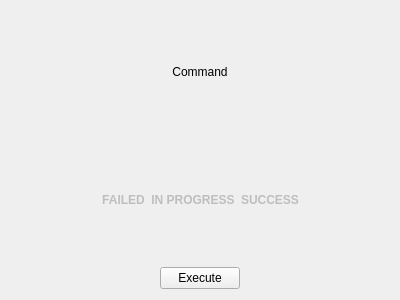
<?xml version="1.0" encoding="UTF-8"?>
<ui version="4.0">
 <class>QLinCommandUI</class>
 <widget class="QWidget" name="QLinCommandUI">
  <property name="geometry">
   <rect>
    <x>0</x>
    <y>0</y>
    <width>400</width>
    <height>300</height>
   </rect>
  </property>
  <property name="windowTitle">
   <string>Form</string>
  </property>
  <layout class="QVBoxLayout" name="verticalLayout">
   <item>
    <widget class="QLabel" name="title">
     <property name="text">
      <string>Command</string>
     </property>
     <property name="alignment">
      <set>Qt::AlignCenter</set>
     </property>
    </widget>
   </item>
   <item>
    <layout class="QHBoxLayout" name="horizontalLayout_2">
     <item>
      <spacer name="horizontalSpacer_3">
       <property name="orientation">
        <enum>Qt::Horizontal</enum>
       </property>
       <property name="sizeHint" stdset="0">
        <size>
         <width>40</width>
         <height>20</height>
        </size>
       </property>
      </spacer>
     </item>
     <item>
      <widget class="QLabel" name="failedLabel">
       <property name="enabled">
        <bool>false</bool>
       </property>
       <property name="styleSheet">
        <string notr="true">font-weight: bold;</string>
       </property>
       <property name="text">
        <string>FAILED</string>
       </property>
       <property name="alignment">
        <set>Qt::AlignCenter</set>
       </property>
      </widget>
     </item>
     <item>
      <widget class="QLabel" name="progressLabel">
       <property name="enabled">
        <bool>false</bool>
       </property>
       <property name="styleSheet">
        <string notr="true">font-weight:bold;</string>
       </property>
       <property name="text">
        <string>IN PROGRESS</string>
       </property>
       <property name="alignment">
        <set>Qt::AlignCenter</set>
       </property>
      </widget>
     </item>
     <item>
      <widget class="QLabel" name="successLabel">
       <property name="enabled">
        <bool>false</bool>
       </property>
       <property name="styleSheet">
        <string notr="true">font-weight: bold;</string>
       </property>
       <property name="text">
        <string>SUCCESS</string>
       </property>
       <property name="alignment">
        <set>Qt::AlignCenter</set>
       </property>
      </widget>
     </item>
     <item>
      <spacer name="horizontalSpacer_4">
       <property name="orientation">
        <enum>Qt::Horizontal</enum>
       </property>
       <property name="sizeHint" stdset="0">
        <size>
         <width>40</width>
         <height>20</height>
        </size>
       </property>
      </spacer>
     </item>
    </layout>
   </item>
   <item>
    <layout class="QHBoxLayout" name="horizontalLayout">
     <item>
      <spacer name="horizontalSpacer">
       <property name="orientation">
        <enum>Qt::Horizontal</enum>
       </property>
       <property name="sizeHint" stdset="0">
        <size>
         <width>40</width>
         <height>20</height>
        </size>
       </property>
      </spacer>
     </item>
     <item>
      <widget class="QPushButton" name="pushButton">
       <property name="text">
        <string>Execute</string>
       </property>
      </widget>
     </item>
     <item>
      <spacer name="horizontalSpacer_2">
       <property name="orientation">
        <enum>Qt::Horizontal</enum>
       </property>
       <property name="sizeHint" stdset="0">
        <size>
         <width>40</width>
         <height>20</height>
        </size>
       </property>
      </spacer>
     </item>
    </layout>
   </item>
  </layout>
 </widget>
 <resources/>
 <connections/>
</ui>
